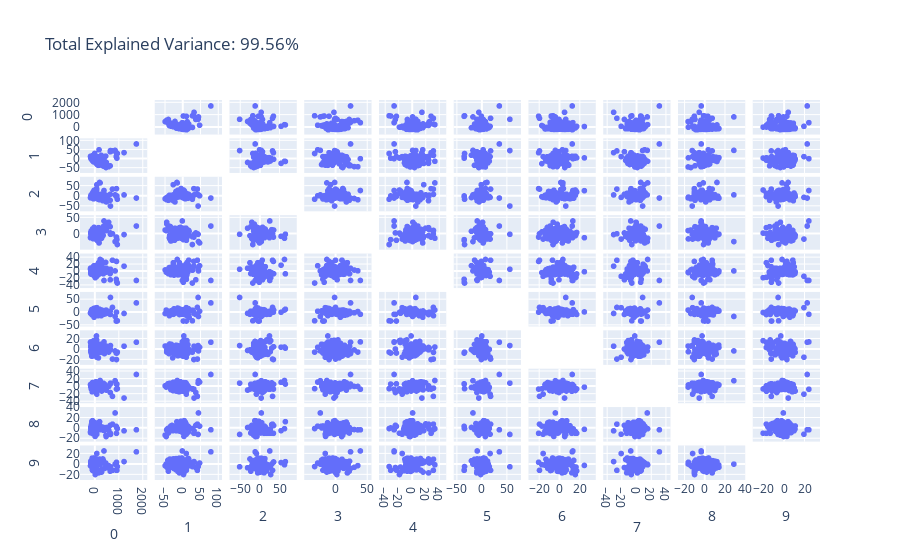

Here is the notebook cell this chart was saved with:
### Code cell
principal_df_3 = n_component_analysis(data3)

### Figure 1 — Plotly figure (JSON) as saved in the notebook; plotly's stock layout.template omitted (floating-point values rounded to 4 significant figures; data arrays with more than 128 entries replaced by an {"elided": "..."} marker saying what was removed)
{"data": [{"diagonal": {"visible": false}, "dimensions": [{"axis": {"matches": true}, "label": "0", "values": {"elided": "250 float values"}}, {"axis": {"matches": true}, "label": "1", "values": {"elided": "250 float values"}}, {"axis": {"matches": true}, "label": "2", "values": {"elided": "250 float values"}}, {"axis": {"matches": true}, "label": "3", "values": {"elided": "250 float values"}}, {"axis": {"matches": true}, "label": "4", "values": {"elided": "250 float values"}}, {"axis": {"matches": true}, "label": "5", "values": {"elided": "250 float values"}}, {"axis": {"matches": true}, "label": "6", "values": {"elided": "250 float values"}}, {"axis": {"matches": true}, "label": "7", "values": {"elided": "250 float values"}}, {"axis": {"matches": true}, "label": "8", "values": {"elided": "250 float values"}}, {"axis": {"matches": true}, "label": "9", "values": {"elided": "250 float values"}}], "hovertemplate": "%{xaxis.title.text}=%{x}<br>%{yaxis.title.text}=%{y}<extra></extra>", "legendgroup": "", "marker": {"color": "#636efa", "symbol": "circle"}, "name": "", "showlegend": false, "type": "splom"}], "layout": {"dragmode": "select", "legend": {"tracegroupgap": 0}, "title": {"text": "Total Explained Variance: 99.56%"}}}
